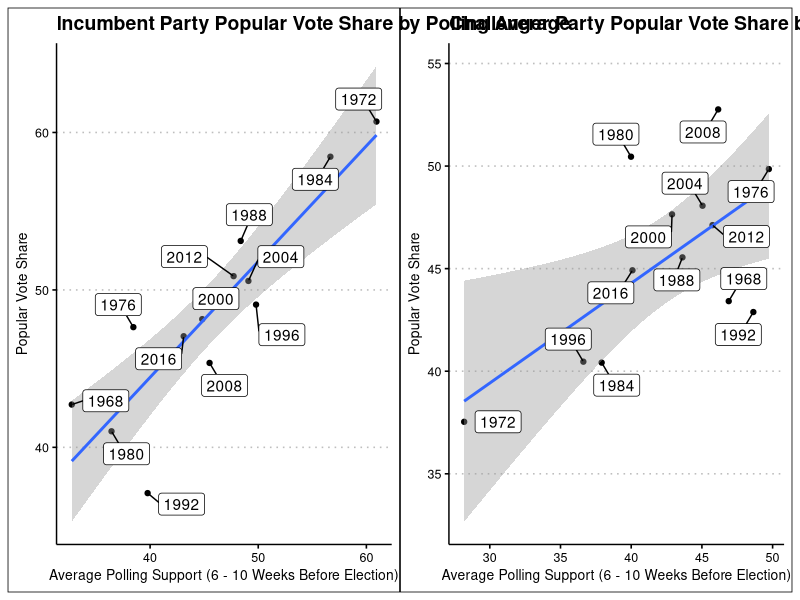

This chart was generated by the following R code: (Note: this script raises an error after producing the figure.)
# loading libraries

library(tidyverse)
library(ggplot2)
library(lubridate)
library(ggrepel)
library(ggthemes)
library(patchwork)

# Loading data

econ <- read.csv("data/econ.csv")
local <- read.csv("data/local.csv")
avgpoll_time <- read.csv("data/pollavg_1968-2016 (1).csv")
avgpoll_time_state <- read.csv("data/pollavg_bystate_1968-2016 (1).csv")
polls_2020 <- read.csv("data/polls_2020.csv")
popvote <- read.csv("data/popvote_1948-2016.csv")
popvote_state <- read.csv("data/popvote_bystate_1948-2016.csv")

# Merging national data, using code from section

nat_time_dat <- popvote %>% 
  full_join(avgpoll_time %>% 
              filter(weeks_left > 5 & weeks_left < 11) %>% 
              group_by(year,party) %>% 
              summarise(avg_support=mean(avg_support))) %>% 
  left_join(econ %>% 
              filter(quarter == 2))

# Making scatterplot of incumbent and challenger polling vs vote share

incumbents <- nat_time_dat %>% 
  filter(incumbent_party == TRUE)

challenger <- nat_time_dat %>% 
  filter(incumbent_party == FALSE)

incumbent_plot <- incumbents %>% 
  ggplot(aes(x = avg_support, y = pv)) +
  geom_point() +
  geom_smooth(method = lm) +
  geom_label_repel(label = incumbents$year, box.padding = 0.5) +
  labs(title = "Incumbent Party Popular Vote Share by Polling Average") +
  xlab("Average Polling Support (6 - 10 Weeks Before Election)") +
  ylab("Popular Vote Share") +
  theme_clean()

challenger_plot <- challenger %>% 
  ggplot(aes(x = avg_support, y = pv)) +
  geom_point() +
  geom_smooth(method = lm) +
  geom_label_repel(label = challenger$year, box.padding = 0.5) +
  labs(title = "Challenger Party Popular Vote Share by Polling Average") +
  xlab("Average Polling Support (6 - 10 Weeks Before Election)") +
  ylab("Popular Vote Share") +
  theme_clean()

# Combining scatterplots with patchwork and saving

poll_vote_plot <<- incumbent_plot + challenger_plot

ggsave(path = "images", filename = "poll_vote_plot.png", height = 4, width = 8)

# Making polls only model of national election

dat_poll     <- nat_time_dat[!is.na(nat_time_dat$avg_support),]
dat_poll_inc <- dat_poll[dat_poll$incumbent_party,]
dat_poll_chl <- dat_poll[!dat_poll$incumbent_party,]
mod_poll_inc <- lm(pv ~ avg_support, data = dat_poll_inc)
mod_poll_chl <- lm(pv ~ avg_support, data = dat_poll_chl)

# Making polls and economics model of national election

dat_plus     <- dat[!is.na(dat$avg_support) & !is.na(dat$GDP_growth_qt),]
dat_plus_inc <- dat_plus[dat_plus$incumbent_party,]
dat_plus_chl <- dat_plus[!dat_plus$incumbent_party,]
mod_plus_inc <- lm(pv ~ avg_support + GDP_growth_qt, data = dat_plus_inc)
mod_plus_chl <- lm(pv ~ avg_support + GDP_growth_qt, data = dat_plus_chl)